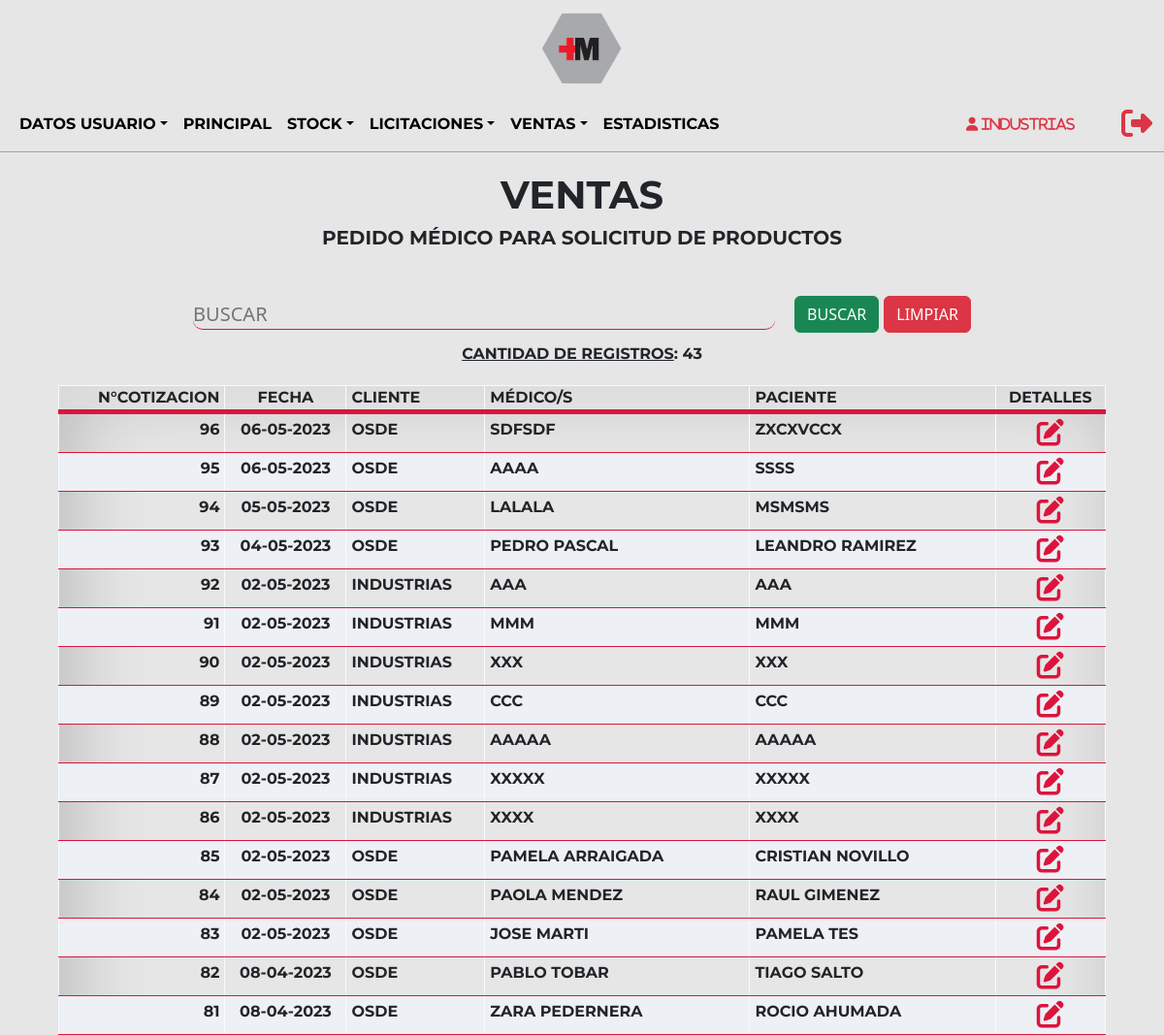
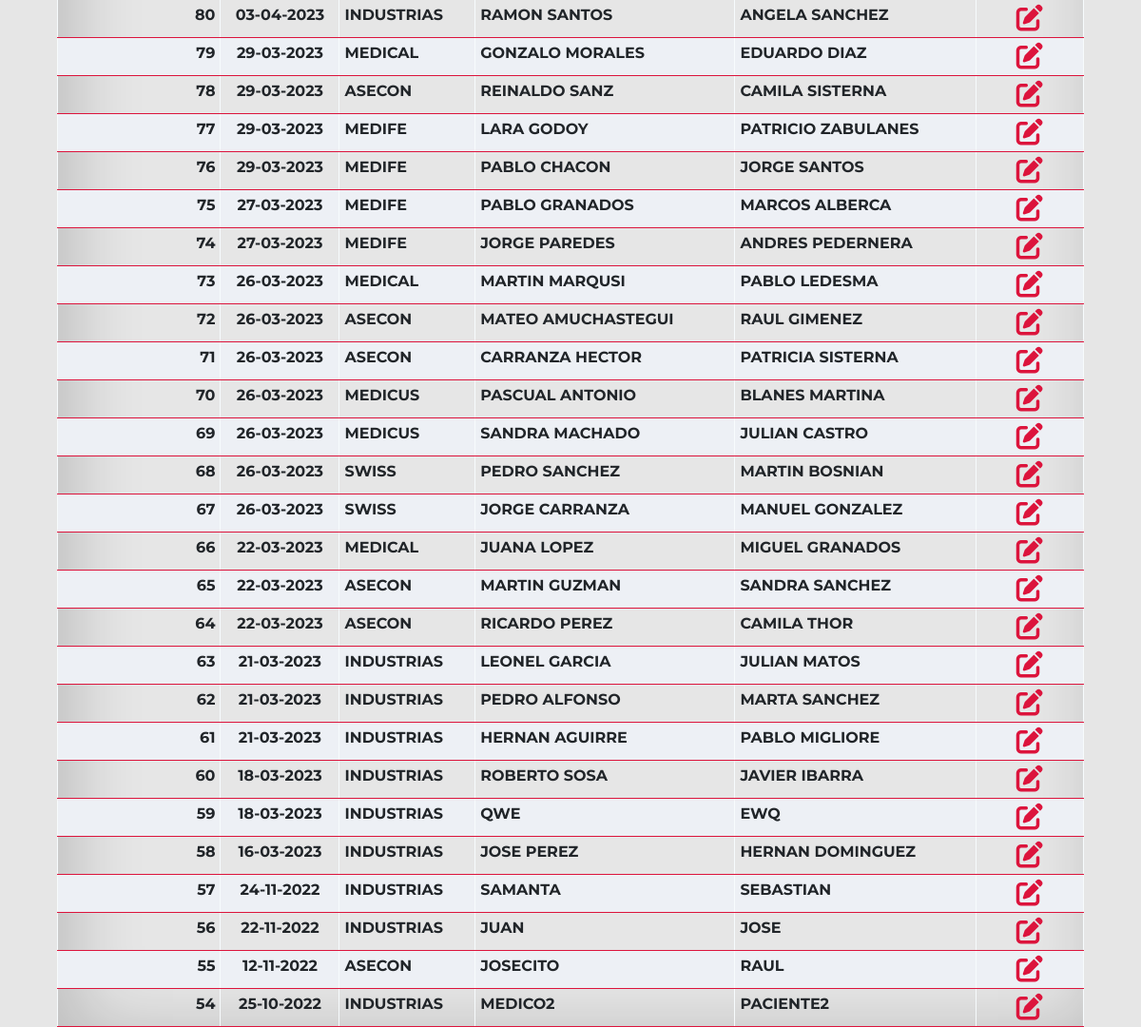
The app's page /Sistema/Ventas/cotizaciones.php?ok (signed in) with its own data (2 pictures, top to bottom).
### tables this page shows
CREATE TABLE `usuario` (
  `idUsuario` int(3) NOT NULL,
  `usuario` text NOT NULL,
  `contraseña` varchar(60) NOT NULL,
  `idRol` int(2) NOT NULL,
  `idTipoUsuario` int(10) NOT NULL,
  `nombre` varchar(100) NOT NULL,
  `correo` varchar(100) NOT NULL,
  `direccion` varchar(100) NOT NULL,
  `idEstadoUsuario` int(2) NOT NULL
);

CREATE TABLE `documento` (
  `idDocumento` int(3) NOT NULL,
  `idEstadoDocumento` int(3) NOT NULL
);

### Sistema/Ventas/cotizaciones.php (the view, shortened to what this page needs)
<?php
include('../../Utils/conexion.php');
$iduser = $_SESSION['usuario'];
$sql = "SELECT idUsuario, usuario, idRol FROM usuario WHERE usuario='$iduser'";
$resultado = $datos_base->query($sql);
$row = $resultado->fetch_assoc();
$nom = $row['usuario'];
$idRol = $row['idRol'];
?>
<!DOCTYPE html>
<html lang="en">
<head>
    <link href="https://cdn.jsdelivr.net/npm/bootstrap@5.2.0-beta1/dist/css/bootstrap.min.css" rel="stylesheet">
    <link rel="stylesheet" type="text/css" href="../../Css/estilos.css"/>
</head>
<body>
    <?php include('../Layouts/ventasHeader.php'); ?>
    <main>
        <section class="ini">
            <div class="ini-tit">
                <?php
                if($idRol != $rolobra){?>
                    <h1>VENTAS</h1>
                <?php }else{?>
                    <h1>COMPRAS</h1>
                <?php }?>
                <h5>PEDIDO MÉDICO PARA SOLICITUD DE PRODUCTOS</h5>
            </div>
            <div class="container">
                <form method="POST" action="./cotizaciones.php">
                    <div class="form-grilla">
                        <div class="form-grilla-busc">
                            <input type="text" style="text-transform:uppercase;" name="buscar"  placeholder="Buscar" class="busc">
                        </div>
                        <div class="form-grilla-but">
                            <input class="btn btn-success" type="submit" name="btn2" value="BUSCAR"></input>
                            <input class="btn btn-danger" type="submit" name="btn1" value="LIMPIAR"></input>
                        </div>
                    </div>
                </form>
            </div>
            <?php
                if($idRol == $rolgerente OR $idRol == $roladmin)
                {
                    echo "<table>
                            <thead>
                                <tr>
                                    <th><p style='text-align:right; margin-right: 5px;'>N°COTIZACION</p></th>
                                    <th><p>FECHA</p></th>
                                    <th><p style='text-align:left; margin-left: 5px;'>CLIENTE</p></th>
                                    <th><p style='text-align:left; margin-left: 5px;'>MÉDICO/S</p></th>
                                    <th><p style='text-align:left; margin-left: 5px;'>PACIENTE</p></th>
                                    <th><p>DETALLES</p></th>
                                </tr>
                            </thead>
                        ";
                        if(isset($_POST['btn2']))
                                {
                                    $cantidad = 0;
                                    $doc = $_POST['buscar'];
                                    $consulta=mysqli_query($datos_base, "SELECT d.idDocumento, m.fecha, u.usuario, da.medico, da.paciente
                                    FROM documento d
                                    LEFT JOIN movimientodocumento AS m ON m.idDocumento = d.idDocumento
                                    LEFT JOIN datosdocumento AS da ON da.idDocumento = d.idDocumento
                                    LEFT JOIN usuario AS u ON u.idUsuario = da.idUsuario
                                    WHERE m.idEstadoDocumento = 1 AND (d.idDocumento LIKE '%$doc%' OR m.fecha LIKE '%$doc%' OR u.usuario LIKE '%$doc%' OR da.medico LIKE '%$doc%' OR da.paciente LIKE '%$doc%')
                                    GROUP BY d.idDocumento
                                    ORDER BY d.idDocumento DESC");
                                    while($listar = mysqli_fetch_array($consulta))
                                    {
                                        $cantidad++;
                                        $fec = date("d-m-Y", strtotime($listar['fecha']));
                                        echo
                                        "
                                            <tr>
                                            <td><h4 style='font-size:16px;text-align: right; margin-right: 5px; '>".$listar['idDocumento']."</h4 ></td>
                                            <td><h4 style='font-size:16px;'>".$fec."</h4 ></td>
                                            <td><h4 style='font-size:16px;text-transform:uppercase;text-align: left; margin-left: 5px;'>".$listar['usuario']."</h4 ></td>
                                            <td><h4 style='font-size:16px;text-transform:uppercase;text-align: left; margin-left: 5px;'>".$listar['medico']."</h4 ></td>
                                            <td><h4 style='font-size:16px;text-transform:uppercase;text-align: left; margin-left: 5px;'>".$listar['paciente']."</h4 ></td>
                                            <td class='text-center text-nowrap'><a class='btn btn-sm' href=./detalleCotizacion.php?no=".$listar['idDocumento']." class=mod><i class='fa-solid fa-pen-to-square fa-2x'></i></a></td>
                                            </tr>
                                        ";
                                    }
                                }
                                else{
                                $cantidad = 0;
                                $consulta=mysqli_query($datos_base, "SELECT d.idDocumento, m.fecha, u.usuario, da.medico, da.paciente
                                FROM documento d
                                LEFT JOIN movimientodocumento AS m ON m.idDocumento = d.idDocumento
                                LEFT JOIN datosdocumento AS da ON da.idDocumento = d.idDocumento
                                LEFT JOIN usuario AS u ON u.idUsuario = da.idUsuario
                                WHERE m.idEstadoDocumento = 1
                                GROUP BY m.idDocumento
                                ORDER BY d.idDocumento DESC");
                                    while($listar = mysqli_fetch_array($consulta))
                                    {
                                        $cantidad++;
                                        $fec = date("d-m-Y", strtotime($listar['fecha']));
                                        echo
                                        "
                                            <tr>
                                            <td><h4 style='font-size:16px;text-align: right; margin-right: 5px; '>".$listar['idDocumento']."</h4 ></td>
                                            <td><h4 style='font-size:16px;'>".$fec."</h4 ></td>
                                            <td><h4 style='font-size:16px;text-transform:uppercase;text-align: left; margin-left: 5px;'>".$listar['usuario']."</h4 ></td>
                                            <td><h4 style='font-size:16px;text-transform:uppercase;text-align: left; margin-left: 5px;'>".$listar['medico']."</h4 ></td>
                                            <td><h4 style='font-size:16px;text-transform:uppercase;text-align: left; margin-left: 5px;'>".$listar['paciente']."</h4 ></td>
                                            <td class='text-center text-nowrap'><a class='btn btn-sm' href=./detalleCotizacion.php?no=".$listar['idDocumento']." class=mod><i class='fa-solid fa-pen-to-square fa-2x'></i></a></td>
                                            </tr>
                                        ";
                                    }
                                }
                                echo "<div style='margin-top:10px;'><p style='text-transform: uppercase;'><u>Cantidad de registros</u>: ".$cantidad."</p></div>";
                                echo "</table>";
                }
                ?>
        </section>
    </main>
</body>
</html>

### Sistema/Layouts/ventasHeader.php (shortened to what this page needs)
<div class="cont-img">
        <a href="../principal.php" class="imagenb">
            <img src="../../Imagenes/c-titulo.png" alt="logo">
         </a>
    </div>
    <header class="hea-pri">
        <nav class="navbar navbar-expand-lg navbar-light">
            <div class="container-fluid navpri">
                <div class="collapse navbar-collapse" id="navbarNav">
                    <ul class="navbar-nav">
                    <li class="nav-item dropdown">
                            <a href="#" class="nav-link dropdown-toggle variacion" id="navbarDropdown" role="button" data-bs-toggle="dropdown" aria-expanded="false">Datos usuario</a>
                                <?php
                                    $rolgerente = 1;
                                    $roladmin = 2;
                                    $roldeposito = 3;
                                    $rolventas = 4;
                                    $rolobra = 5;
                                    $rolproveedor = 6;
                                ?>
                        </li>
                        <li class="nav-item">
                            <a href="../principal.php" class="nav-link variacion" aria-current="page">Principal</a>
                        </li>
                        <?php
                            if($idRol == $rolgerente OR $idRol == $roldeposito){
                        ?>
                        <li class="nav-item dropdown">
                            <a href="#" class="nav-link dropdown-toggle variacion" id="navbarDropdown" role="button" data-bs-toggle="dropdown" aria-expanded="false">Stock</a>
                        </li>
                        <?php
                            }
                        ?>
                        <?php
                            if($idRol == $rolgerente OR $idRol == $roladmin OR $idRol == $rolventas OR $idRol == $rolproveedor){
                        ?>
                        <li class="nav-item dropdown">
                            <a href="#" class="nav-link dropdown-toggle variacion" id="navbarDropdown" role="button" data-bs-toggle="dropdown" aria-expanded="false">Licitaciones</a>
                        </li>
                        <?php
                            }
                        ?>
                        <?php
                            if($idRol == $rolgerente OR $idRol == $roladmin OR $idRol == $rolobra){
                        ?>
                        <li class="nav-item dropdown">
                            <?php
                            if($idRol != $rolobra){?>
                            <a href="#" class="nav-link dropdown-toggle variacion" id="navbarDropdown" role="button" data-bs-toggle="dropdown" aria-expanded="false">VENTAS</a>
                            <?php }else{?>
                            <a href="#" class="nav-link dropdown-toggle variacion" id="navbarDropdown" role="button" data-bs-toggle="dropdown" aria-expanded="false">COMPRAS</a>
                            <?php }?>
                        </li>
                        <?php
                            }
                        ?>
                        <?php
                            if($idRol == $rolgerente OR $idRol == $roladmin){
                        ?>
                        <li class="nav-item">
                            <a href="../estadisticas.php" class="nav-link variacion" aria-current="page">Estadisticas</a>
                        </li>
                        <?php
                            }
                        ?>
                    </ul>
                </div>
                <div class="not-exit">
                    <div class="not-exit-name">
                        <p><i class="fa-solid fa-user" style="color: #dc3545;">&nbsp<?php echo $nom;?></i></p>
                    </div>
                   <div class="not-exit-exit">
                       <a href="../../Utils/salir.php">
                            <i class="fa-solid fa-right-from-bracket fa-2x" style="color: #dc3545;"></i>
                        </a>
                   </div>
                </div>
            </div>
        </nav>
    </header>

### Css/estilos.css (style rules this page uses)
* { margin: 0; padding: 0; box-sizing: border-box; scroll-behavior: smooth; }
html, body { background-color: #e6e6e6; height: 100%; margin: 0; display: flex; flex-direction: column; }
nav { font-family: 'Montserrat', sans-serif; }
h1, h2 { cursor: default; }
h1, h3, h4, h5, p { font-family: 'Montserrat', sans-serif; font-weight: bold; }
.hea-pri { border-bottom: 1px solid #a3a3a3; }
.variacion { text-decoration: none; background-image: linear-gradient(crimson, crimson); background-position: 0% 100%; background-repeat: no-repeat; background-size: 0% 2px; transition: background-size .4s; color: black; font-size: 16px; text-transform: uppercase; font-weight: bold; }
i { color: crimson; }
li { list-style: none; }
.cont-img { display: flex; justify-content: center; }
.imagenb { width: 100px; height: 100px; display: flex; justify-content: center; align-items: center; }
.imagenb img { width: 100%; }
.navpri { display: flex; justify-content: space-evenly; }
.not-exit { width: auto; display: flex; justify-content: center; align-items: center; flex-direction: row; gap: 5px; }
.ini { height: auto; display: flex; justify-content: center; align-items: center; flex-direction: column; }
.ini-tit { margin-top: 20px; margin-bottom: 40px; display: flex; justify-content: center; align-items: center; flex-direction: column; }
.form-grilla { display: flex; justify-content: center; flex-direction: row; }
.form-grilla-busc { display: flex; justify-content: center; align-items: center; }
.form-grilla-but { display: flex; justify-content: center; align-items: center; gap: 5px; }
.busc { min-width: 600px; margin-right: 20px; border-radius: 10px; font-size: 20px; background-color: transparent; border: none; border-bottom: 1px solid crimson; outline: none; }
table { margin-top: 20px; background-color: #dbe5e9; border-collapse: collapse; width: 90%; background-color: rgba(230, 230, 230, 0.65); box-shadow: 15px 6px 72px 4px rgba(0, 0, 0, 0.18) inset; -webkit-box-shadow: 15px 6px 72px 4px rgba(0, 0, 0, 0.18) inset; -moz-box-shadow: 15px 6px 72px 4px rgba(0, 0, 0, 0.18) inset; }
th, td { text-align: center; border: solid 1px #f7fbfd; border-bottom: solid 1px crimson; font-weight: bold; }
thead { background-color: rgba(230, 230, 230, 0.65); border-bottom: solid 5px crimson; width: 100%; }
tr:nth-child(even) { background-color: #edf0f5; }
.not-exit { min-width: 200px; height: 40px; display: flex; justify-content: center; align-items: center; gap: 40px; }
.not-exit-name { width: 100%; height: auto; cursor: default; display: flex; justify-content: center; align-items: center; font-size: 14px; }
.not-exit-exit { display: flex; justify-content: center; align-items: center; }
p { margin-bottom: 0rem; }

### records on screen
usuario: usuario "Industrias"
documento: idDocumento "96", fec "06-05-2023", usuario "OSDE", medico "SDFSDF", paciente "ZXCXVCCX"
documento: idDocumento "95", fec "06-05-2023", usuario "OSDE", medico "AAAA", paciente "SSSS"
documento: idDocumento "94", fec "05-05-2023", usuario "OSDE", medico "LALALA", paciente "MSMSMS"
documento: idDocumento "93", fec "04-05-2023", usuario "OSDE", medico "PEDRO PASCAL", paciente "LEANDRO RAMIREZ"
documento: idDocumento "92", fec "02-05-2023", usuario "INDUSTRIAS", medico "AAA", paciente "AAA"
documento: idDocumento "91", fec "02-05-2023", usuario "INDUSTRIAS", medico "MMM", paciente "MMM"
documento: idDocumento "90", fec "02-05-2023", usuario "INDUSTRIAS", medico "XXX", paciente "XXX"
documento: idDocumento "89", fec "02-05-2023", usuario "INDUSTRIAS", medico "CCC", paciente "CCC"
documento: idDocumento "88", fec "02-05-2023", usuario "INDUSTRIAS", medico "AAAAA", paciente "AAAAA"
documento: idDocumento "87", fec "02-05-2023", usuario "INDUSTRIAS", medico "XXXXX", paciente "XXXXX"
documento: idDocumento "86", fec "02-05-2023", usuario "INDUSTRIAS", medico "XXXX", paciente "XXXX"
documento: idDocumento "85", fec "02-05-2023", usuario "OSDE", medico "PAMELA ARRAIGADA", paciente "CRISTIAN NOVILLO"
documento: idDocumento "84", fec "02-05-2023", usuario "OSDE", medico "PAOLA MENDEZ", paciente "RAUL GIMENEZ"
documento: idDocumento "83", fec "02-05-2023", usuario "OSDE", medico "JOSE MARTI", paciente "PAMELA TES"
documento: idDocumento "82", fec "08-04-2023", usuario "OSDE", medico "PABLO TOBAR", paciente "TIAGO SALTO"
documento: idDocumento "81", fec "08-04-2023", usuario "OSDE", medico "ZARA PEDERNERA", paciente "ROCIO AHUMADA"
documento: idDocumento "80", fec "03-04-2023", usuario "INDUSTRIAS", medico "RAMON SANTOS", paciente "ANGELA SANCHEZ"
documento: idDocumento "79", fec "29-03-2023", usuario "MEDICAL", medico "GONZALO MORALES", paciente "EDUARDO DIAZ"
documento: idDocumento "78", fec "29-03-2023", usuario "ASECON", medico "REINALDO SANZ", paciente "CAMILA SISTERNA"
documento: idDocumento "77", fec "29-03-2023", usuario "MEDIFE", medico "LARA GODOY", paciente "PATRICIO ZABULANES"
documento: idDocumento "76", fec "29-03-2023", usuario "MEDIFE", medico "PABLO CHACON", paciente "JORGE SANTOS"
documento: idDocumento "75", fec "27-03-2023", usuario "MEDIFE", medico "PABLO GRANADOS", paciente "MARCOS ALBERCA"
documento: idDocumento "74", fec "27-03-2023", usuario "MEDIFE", medico "JORGE PAREDES", paciente "ANDRES PEDERNERA"
documento: idDocumento "73", fec "26-03-2023", usuario "MEDICAL", medico "MARTIN MARQUSI", paciente "PABLO LEDESMA"
documento: idDocumento "72", fec "26-03-2023", usuario "ASECON", medico "MATEO AMUCHASTEGUI", paciente "RAUL GIMENEZ"
documento: idDocumento "71", fec "26-03-2023", usuario "ASECON", medico "CARRANZA HECTOR", paciente "PATRICIA SISTERNA"
documento: idDocumento "70", fec "26-03-2023", usuario "MEDICUS", medico "PASCUAL ANTONIO", paciente "BLANES MARTINA"
documento: idDocumento "69", fec "26-03-2023", usuario "MEDICUS", medico "SANDRA MACHADO", paciente "JULIAN CASTRO"
documento: idDocumento "68", fec "26-03-2023", usuario "SWISS", medico "PEDRO SANCHEZ", paciente "MARTIN BOSNIAN"
documento: idDocumento "67", fec "26-03-2023", usuario "SWISS", medico "JORGE CARRANZA", paciente "MANUEL GONZALEZ"
documento: idDocumento "66", fec "22-03-2023", usuario "MEDICAL", medico "JUANA LOPEZ", paciente "MIGUEL GRANADOS"
documento: idDocumento "65", fec "22-03-2023", usuario "ASECON", medico "MARTIN GUZMAN", paciente "SANDRA SANCHEZ"
documento: idDocumento "64", fec "22-03-2023", usuario "ASECON", medico "RICARDO PEREZ", paciente "CAMILA THOR"
documento: idDocumento "63", fec "21-03-2023", usuario "INDUSTRIAS", medico "LEONEL GARCIA", paciente "JULIAN MATOS"
documento: idDocumento "62", fec "21-03-2023", usuario "INDUSTRIAS", medico "PEDRO ALFONSO", paciente "MARTA SANCHEZ"
documento: idDocumento "61", fec "21-03-2023", usuario "INDUSTRIAS", medico "HERNAN AGUIRRE", paciente "PABLO MIGLIORE"
documento: idDocumento "60", fec "18-03-2023", usuario "INDUSTRIAS", medico "ROBERTO SOSA", paciente "JAVIER IBARRA"
documento: idDocumento "59", fec "18-03-2023", usuario "INDUSTRIAS", medico "QWE", paciente "EWQ"
documento: idDocumento "58", fec "16-03-2023", usuario "INDUSTRIAS", medico "JOSE PEREZ", paciente "HERNAN DOMINGUEZ"
documento: idDocumento "57", fec "24-11-2022", usuario "INDUSTRIAS", medico "SAMANTA", paciente "SEBASTIAN"
documento: idDocumento "56", fec "22-11-2022", usuario "INDUSTRIAS", medico "JUAN", paciente "JOSE"
documento: idDocumento "55", fec "12-11-2022", usuario "ASECON", medico "JOSECITO", paciente "RAUL"
documento: idDocumento "54", fec "25-10-2022", usuario "INDUSTRIAS", medico "MEDICO2", paciente "PACIENTE2"

### other values on screen
$cantidad "43"
